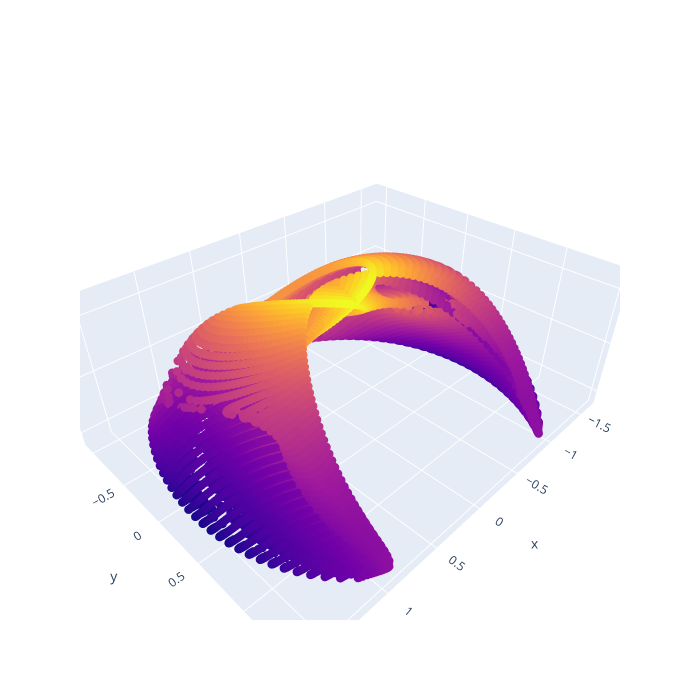

Notebook cell for this chart:
### Code cell
#PCA
pca = PCA(n_components=5)
data_pca = pca.fit(penta2).transform(penta2)

print('Explained Variance', pca.explained_variance_ratio_)

fig = go.Figure(data=[go.Scatter3d(
    x=data_pca[:,0], y=data_pca[:,1], z=data_pca[:,2], 
    mode ='markers', 
    marker=dict(size = 3, color =energy, colorscale='plasma' , opacity = 1)
)])


fig.update_layout(autosize=False, width=700, height=700)  

fig.show()

### Figure 1 — Plotly figure (JSON) as saved in the notebook; plotly's stock layout.template omitted (floating-point values rounded to 4 significant figures; data arrays with more than 128 entries replaced by an {"elided": "..."} marker saying what was removed)
{"data": [{"marker": {"color": {"elided": "18027 float values"}, "colorscale": [[0, "#0d0887"], [0.1111, "#46039f"], [0.2222, "#7201a8"], [0.3333, "#9c179e"], [0.4444, "#bd3786"], [0.5556, "#d8576b"], [0.6667, "#ed7953"], [0.7778, "#fb9f3a"], [0.8889, "#fdca26"], [1, "#f0f921"]], "opacity": 1, "size": 3}, "mode": "markers", "type": "scatter3d", "x": {"elided": "18027 float values"}, "y": {"elided": "18027 float values"}, "z": {"elided": "18027 float values"}}], "layout": {"autosize": false, "height": 700, "width": 700}}
